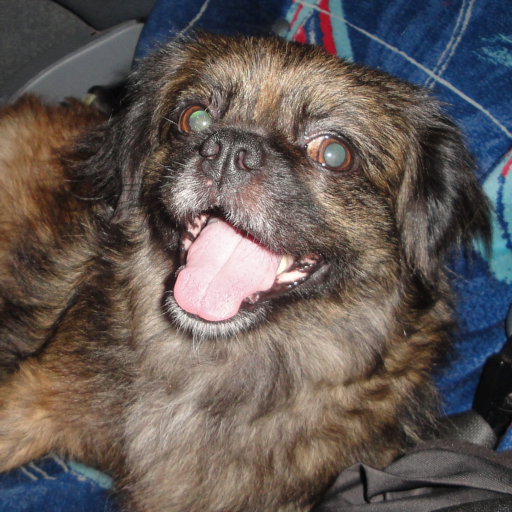
#> input picture Experiment6/sample_image.jpg, 512 x 512 px
$ python Program.py
#> lines starting #> are read from the running program, lines starting #| are printed output that depends on the picture; after the words box and inside, x2 and y2 are one past the last pixel; in counts of white or black regions, pixels touching at a corner belong together
import cv2
import numpy as np

# Load Image (COLOR)
image_path = "sample_image.jpg"
image = cv2.imread(image_path)
#> image is the input picture: shape (512, 512, 3); mean B, G, R 85.8, 89.1, 98.5

if image is None:
    print("Error: Image not found!")
    exit()

image = cv2.resize(image, (400, 300))
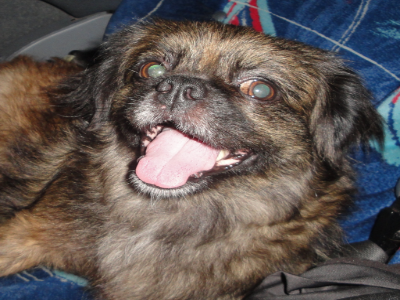
#> image: shape (300, 400, 3); mean B, G, R 85.6, 89, 98.3

# Smoothing Filter (Averaging)
kernel = np.ones((5, 5), np.float32) / 25
smoothed = cv2.filter2D(image, -1, kernel)
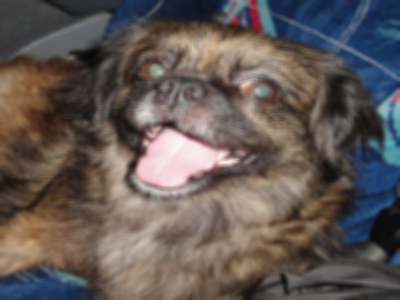
#> smoothed: shape (300, 400, 3); mean B, G, R 85.6, 89, 98.3

# Motion Blur Simulation (COLOR)
size = 15
motion_kernel = np.zeros((size, size))
motion_kernel[int((size - 1) / 2), :] = np.ones(size)
motion_kernel = motion_kernel / size

motion_blur = cv2.filter2D(image, -1, motion_kernel)
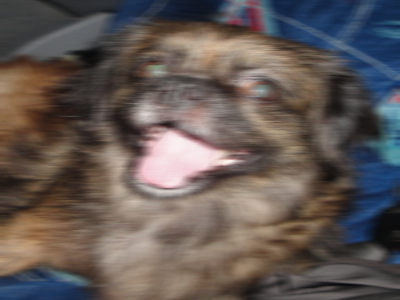
#> motion_blur: shape (300, 400, 3); mean B, G, R 85.6, 89, 98.3

# Combine Images Side by Side
comparison_images = np.hstack((image, smoothed, motion_blur))
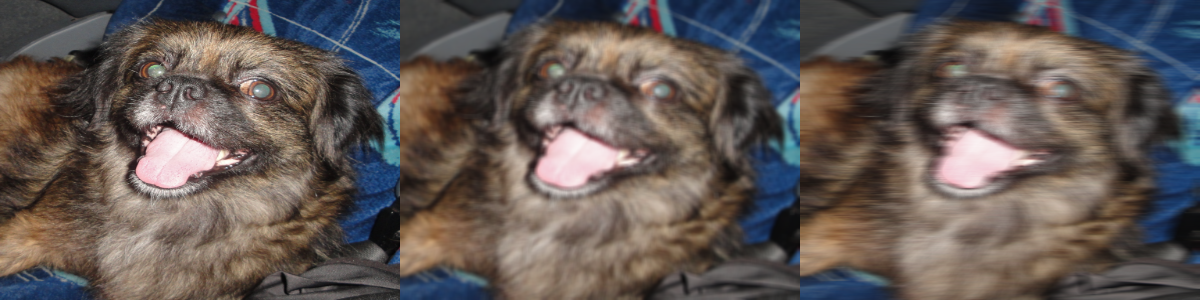
#> comparison_images: shape (300, 1200, 3); mean B, G, R 85.6, 89, 98.3

# Create Label Area (Outside Image)
label_height = 50
label_area = np.ones(
    (label_height, comparison_images.shape[1], 3),
    dtype=np.uint8
) * 255  # white background

# Image width
w = image.shape[1]
#> w = 400

# Add text labels centered below each image
cv2.putText(label_area, "Original Image", (w//2 - 80, 35),
            cv2.FONT_HERSHEY_SIMPLEX, 0.8, (0, 0, 0), 2)
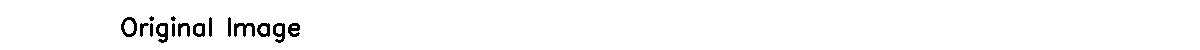
#> label_area: shape (50, 1200, 3); 97.9% white; 15 black regions (2 under 20 px), largest, box (x1, y1, x2, y2) and area: (234, 23, 255, 37) 151, (121, 17, 137, 37) 144, (156, 23, 168, 43) 141

cv2.putText(label_area, "Filtered Image", (w + w//2 - 80, 35),
            cv2.FONT_HERSHEY_SIMPLEX, 0.8, (0, 0, 0), 2)

cv2.putText(label_area, "Motion Blur Image", (2*w + w//2 - 110, 35),
            cv2.FONT_HERSHEY_SIMPLEX, 0.8, (0, 0, 0), 2)
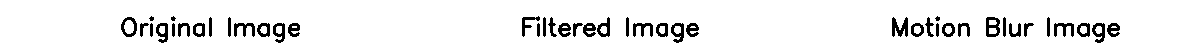
#> label_area: shape (50, 1200, 3); 93.1% white; 44 black regions (3 under 20 px), largest, box (x1, y1, x2, y2) and area: (892, 17, 908, 37) 194, (986, 17, 1000, 37) 175, (234, 23, 255, 37) 151

# Stack Images + Labels Vertically
final_output = np.vstack((comparison_images, label_area))
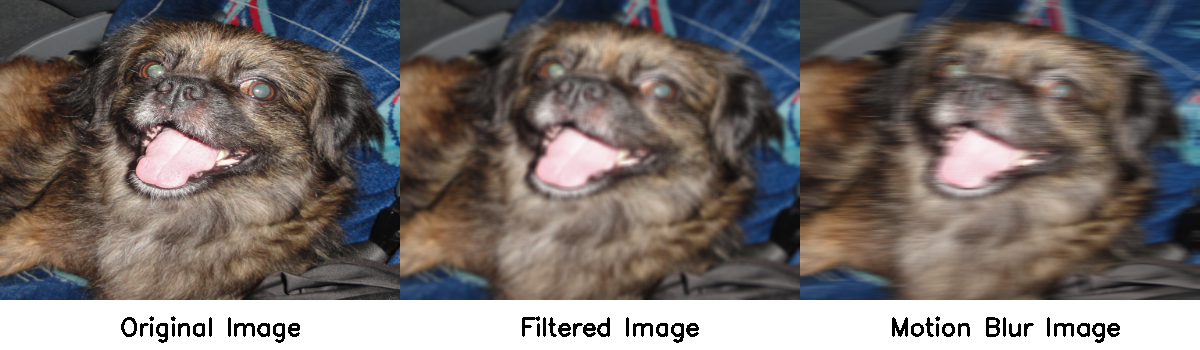
#> final_output: shape (350, 1200, 3); mean B, G, R 107.3, 110.2, 118.2

# Display Output
cv2.imshow("Output", final_output)
cv2.waitKey(0)
cv2.destroyAllWindows()

# Save Comparison Image
output_path = "Output.jpg"
cv2.imwrite(output_path, final_output)

print(f"Comparison image saved as {output_path}")
